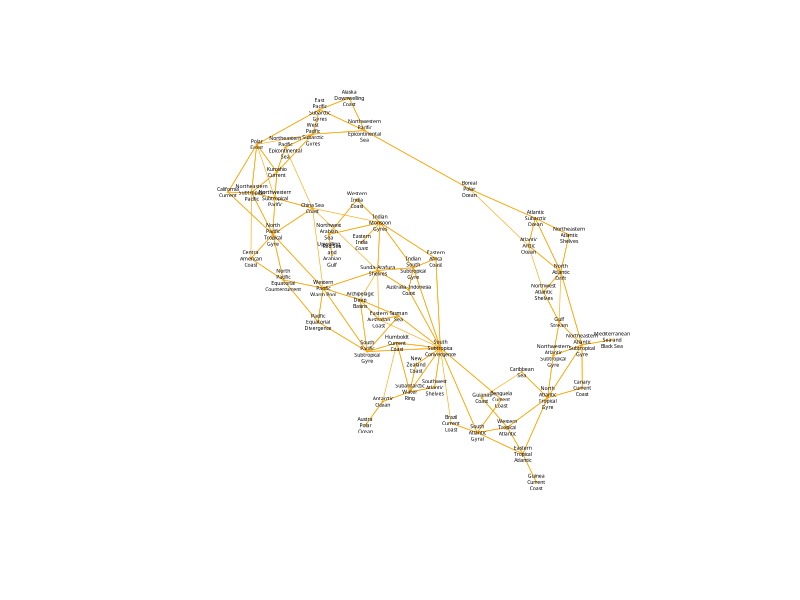
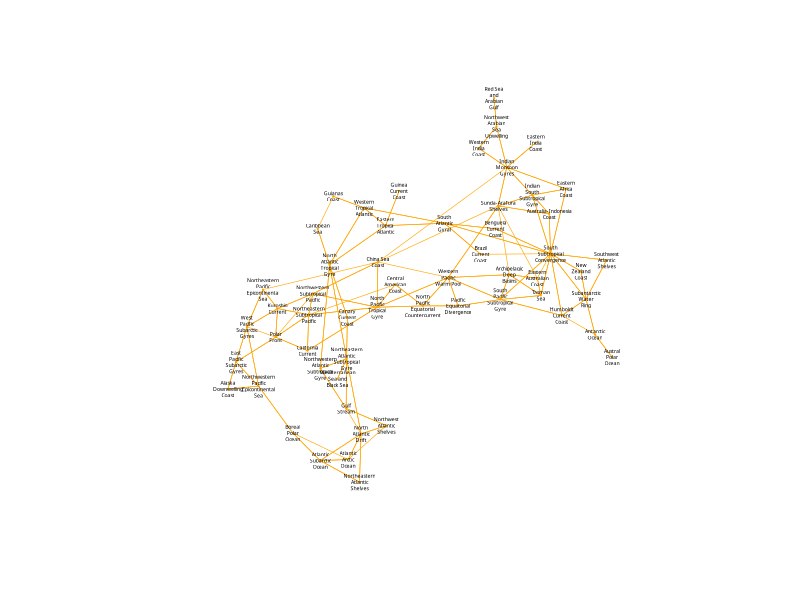
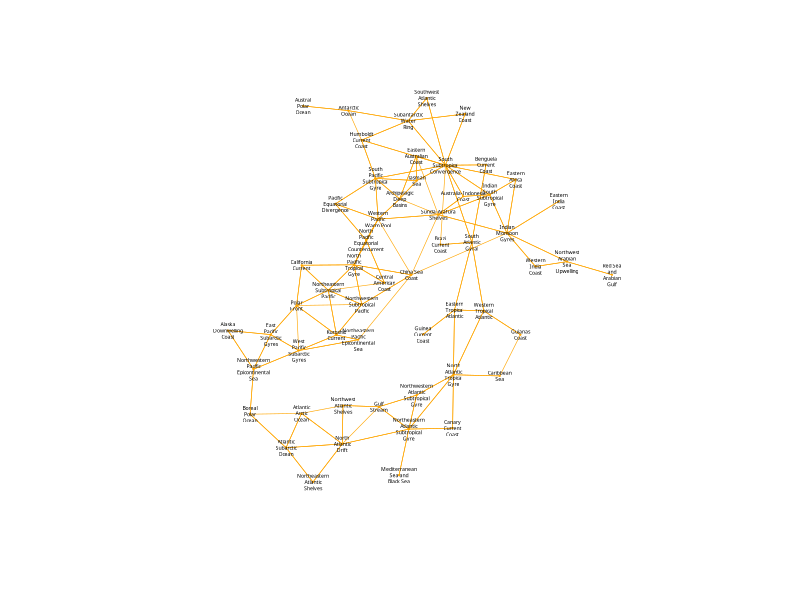

Here is the R script that generated these plots, in order:
## ---- chunk 1
suppressMessages(library(igraph))
suppressMessages(library(tidyverse))
suppressMessages(library(knitr))
suppressMessages(library(rmarkdown))
## ---- chunk 2
nodes <- read.csv("OceanicRegion_Nodes.csv", header = T, as.is = T)
## ---- chunk 3
positive <- read.csv("OceanicRegion_Links.csv", header = T, as.is = T)
positive_plot <- graph_from_data_frame(d = positive, vertices = nodes, directed = T)
## ---- chunk 4
# Step 1
wrap_strings <- function(vector_of_strings, width) {
  as.character(sapply(vector_of_strings,
    FUN = function(x) {
      paste(strwrap(x, width = width),
        collapse = "\n"
      )
    }
  ))
}
colrs <- c("gray50", "tomato", "gold", "black", "skyblue")
# Step 2
positive_net <- igraph::simplify(positive_plot, remove.multiple = TRUE, remove.loops = TRUE, edge.attr.comb = igraph_opt("edge.attr.comb"))
# Step 3
V(positive_net)$vertex.size <- .01
V(positive_net)$label.cex <- .31
V(positive_net)$label.family <- "Lato Bold"
V(positive_net)$label.color <- "black"
V(positive_net)$vertex.color <- "orange"
V(positive_net)$frame.color <- "orange"
V(positive_net)$size <- .6
V(positive_net)$label <- wrap_strings(V(positive_net)$Nickname, 10)
# Step 4
E(positive_net)$width <- .6
E(positive_net)$color <- "orange"
E(positive_net)$arrow.size <- .00005
## ---- chunk 5
# Step 5
graph_attr(positive_net, "layout") <- layout_with_dh(positive_net)
plot(positive_net)
## ---- chunk 6
# Step 5
graph_attr(positive_net, "layout") <- layout.davidson.harel(positive_net)
plot(positive_net)
## ---- chunk 7
# Step 5
graph_attr(positive_net, "layout") <- layout_with_lgl(positive_net)
plot(positive_net)
